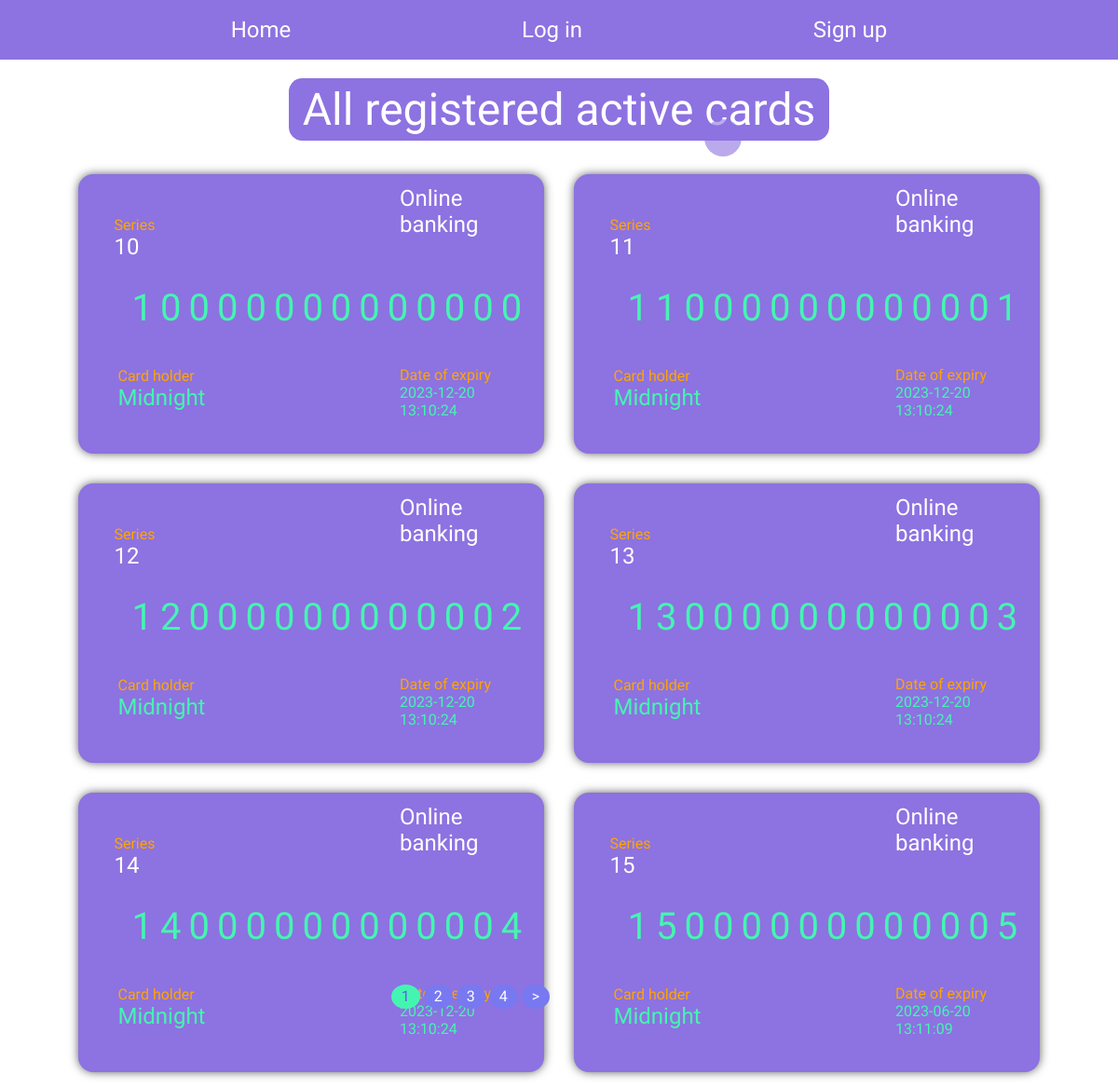
The page / on the database its author committed.
### card/models.py (models this page shows, shortened)
class Card(models.Model):
    class ExpirationCardDate(models.TextChoices):
        year = year_expiration_date(), f"{year_expiration_date()} (1 year)"
        halfyear = halfyear_expiration_date(), f"{halfyear_expiration_date()} (6 months)"
        default = default_expiration_date(), f"{default_expiration_date()} (30 days)"
    class StatusCard(models.TextChoices):
        non_active = 'Non active',
        active = 'Active',
        expired = 'Expired'
    series = models.IntegerField(unique=True,
                                 default=10,
                                 editable=False)
    number = models.BigIntegerField(unique=True,
                                    default=10000000000000,
                                    editable=False)
    release_date = models.DateTimeField(default=datetime.datetime.now(),
                                        editable=False)
    expiration_date = models.CharField(max_length=255,
                                       default=default_expiration_date,
                                       choices=ExpirationCardDate.choices)
    usage_date = models.DateTimeField(default=datetime.datetime.now(),
                                      editable=False)
    status = models.CharField(max_length=10,
                              default=StatusCard.choices[1][1],
                              choices=StatusCard.choices)
    holder = models.ForeignKey(User,
                               on_delete=models.CASCADE)
    num_instances = models.IntegerField('Number of cards',
                                        default=1,
                                        validators=[
                                            MaxValueValidator(20),
                                            MinValueValidator(1)
                                        ])
    def get_absolute_url(self):
        return reverse('profile', kwargs={'pk': self.pk})

### card/views.py (the view)
# urls.py: path('', IndexView.as_view(), name='index'),
class IndexView(ListView):
    model = Card
    template_name = 'pages/index.html'
    paginate_by = 6
    cards = Card.objects.filter(status='Active')
    for card in cards:
        card.check_expiration()
    def get_context_data(self, *args, **kwargs):
        context = super().get_context_data(**kwargs)
        p = Paginator(Card.objects.filter(status='Active'), self.paginate_by)
        context['cards'] = p.page(context['page_obj'].number)
        return context

### templates/pages/index.html (shortened to what this page needs)
{% extends 'base.html' %}
{% load static %}
{% block content %}
    <body class="container">
        <p class="page__title">All registered active cards</p>
        {% if cards %}
        <div class="search">
            <input type="search" id="search-field" class="search__input" placeholder="Enter a card data">
        </div>
        <div class="page">
            {% for card in cards %}
                <div class="card shadow">
                    <p class="card__brand">Online banking</p>
                    <div class="card__series">
                        <p class="series__title">Series</p>
                        <p class="series__number">{{ card.series }}</p>
                    </div>
                    <a href="{{ card.get_absolute_url }}" class="card__number">{{ card.number }}</a>
                    <div class="card__expiration-date">
                        <p class="date__title">Date of expiry</p>
                        <p class="date__value">{{ card.expiration_date }}</p>
                    </div>
                    <div class="card__holder">
                        <p class="holder__title">Card holder</p>
                        <a href="{{ card.get_absolute_url }}" class="holder__name">{{ card.holder }}</a>
                    </div>
                </div>
            {% endfor %}
        </div>
        {% include 'include/pagination.html' %}
        {% else %}
        <div class="no-cards">
            <p class="title__empty">There is no active cards</p>
            <a href="{% url 'generator' %}" class="btn">Register new</a>
        </div>
        {% endif %}
    </body>
{% endblock %}

### static/css/style.css (style rules this page uses)
* { box-sizing: border-box; font-size: 16px; margin: 0; padding: 0; font-family: 'Oswald', sans-serif; }
.container { display: flex; justify-content: center; align-items: center; flex-direction: column; }
.page__title { font-size: 3em; margin: 20px 0px; background-color: #8D72E1; padding: 5px 15px; color: #fff; border-radius: 0.3em; }
.page { display: flex; justify-content: center; align-items: center; height: auto; width: 100%; flex-wrap: wrap; position: relative; }
.card { width: 500px; height: 300px; background-color: #8D72E1; border-radius: 1em; position: relative; margin: 1em; }
.card__brand { font-size: 1.5em; color: #fff; position: absolute; left: 69%; top: 4%; width: 140px; }
.card__series { position: absolute; right: 83.5%; top: 15%; }
.series__number { font-size: 1.5em; color: #fff; }
.series__title { color: orange; }
.card__number { font-size: 2.5em; letter-spacing: 0.2em; position: absolute; top: 40%; left: 11.5%; color: #44f5b1; text-decoration: none; transition: 0.5s; }
.card__expiration-date { color: #44f5b1; position: absolute; top: 68.5%; left: 69%; width: 130px; }
.date__title { color: orange; }
.card__holder { position: absolute; top: 69%; right: 40.5%; width: 255px; }
.holder__title { color: orange; }
.holder__name { font-size: 1.5em; color: #44f5b1; text-decoration: none; transition: 0.5s; }
.shadow { -webkit-box-shadow: 0px 0px 11px -1px rgba(0,0,0,0.75); -moz-box-shadow: 0px 0px 11px -1px rgba(0,0,0,0.75); box-shadow: 0px 0px 11px -1px rgba(0,0,0,0.75); }
.search { position: absolute; left: 63%; top: 11%; }
.search__input { width: 40px; height: 40px; border-radius: 5em; border: none; transition: 0.5s; background-image: url('https://icons.iconarchive.com/icons/icons8/windows-8/256/Very-Basic-Search-icon.png'); object-fit: cover; background-position: center; background-size: 25px; opacity: 0.6; background-repeat: no-repeat; background-color: #8D72E1; color: #fff; }
.search__input::placeholder { opacity: 0; }

### rows shown on the page
Card: series "10", number "10000000000000", expiration_date "2023-12-20 13:10:24", holder "Midnight"
Card: series "11", number "11000000000001", expiration_date "2023-12-20 13:10:24", holder "Midnight"
Card: series "12", number "12000000000002", expiration_date "2023-12-20 13:10:24", holder "Midnight"
Card: series "13", number "13000000000003", expiration_date "2023-12-20 13:10:24", holder "Midnight"
Card: series "14", number "14000000000004", expiration_date "2023-12-20 13:10:24", holder "Midnight"
Card: series "15", number "15000000000005", expiration_date "2023-06-20 13:11:09", holder "Midnight"

### other values the page prints
{{ page }} "1"
{{ page }} "2" "3" "4"
